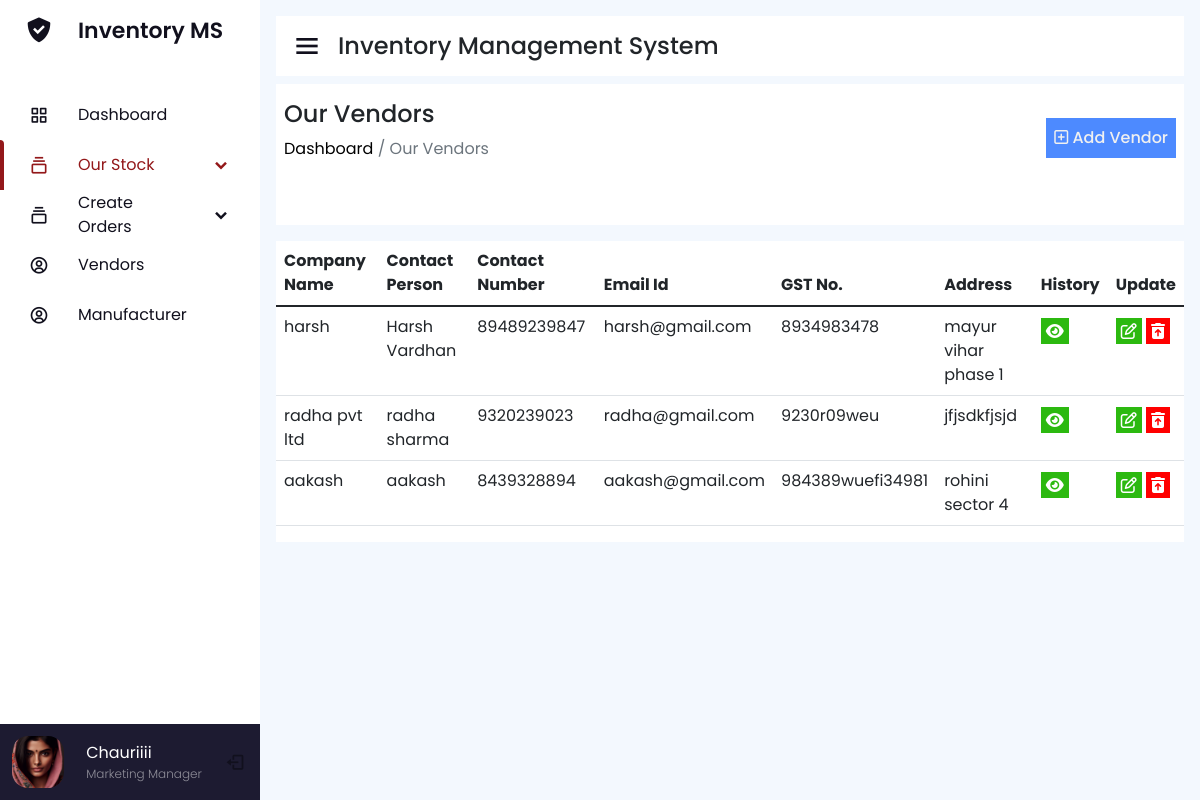
Page /our-vendors/ on the committed database.
### home/models/add_vendor.py (models this page shows, shortened)
class AddVendor(models.Model):
    vendor_name=models.CharField(max_length=254,null=True,blank=True)
    vendor_phone=models.CharField(max_length=30,null=True,blank=True)
    contact_person=models.CharField(max_length=100,null=True,blank=True)
    vendor_email=models.EmailField(max_length=200,null=True,blank=True)
    vendor_gst=models.CharField(max_length=100,null=True,blank=True)
    vendor_address=models.CharField(max_length=300,null=True,blank=True)

### home/views/our_vendors.py (the view)
# urls.py: path('our-vendors/',our_vendors.ourVendors_view),
def ourVendors_view(request):
    all_vendors=add_vendor.AddVendor.objects.all()
    return render(request,"our-vendors.html",{"all_vendors":all_vendors})

### home/templates/our-vendors.html (shortened to what this page needs)
<!DOCTYPE html>
<html lang="en">
<head>
    {% include "header-links.html" %}
</head>
<body>
    {% include "header.html" %}
    <section class="nav-section p-3">
        {% include "section-head.html" %}
        <div class="breadcum">
            <div class="flex">
                <div>
                    <h2>Our Vendors</h2>
                    <p> <a href="/">  Dashboard</a> / Our Vendors</p>
                </div>
                <div class="add-btn p-2">
                    <a href="/add-vendor"><i class="fa-regular fa-square-plus"></i> Add Vendor</a>
                </div>
            </div>
        </div>
        <div class="overflow-auto editable-table" style="background: white;">
            <div class="row">
                <div class="col-md-12">
                    <table class="table large-table">
                        <thead>
                          <tr>
                              <th scope="col">Company Name</th>
                              <th scope="col">Contact Person</th>
                              <th scope="col">Contact Number</th>
                              <th scope="col">Email Id</th>
                              <th scope="col">GST No.</th>
                              <th scope="col">Address</th>
                              <th scope="col">History</th>
                            <th scope="col">Update</th>
                          </tr>
                        </thead>
                        <tbody>
                        {% for vendor in all_vendors %}
                          <tr>
                            <td>{{vendor.vendor_name}}</td>
                            <td>{{vendor.contact_person}}</td>
                            <td>{{vendor.vendor_phone}}</td>
                            <td>{{vendor.vendor_email}}</td>
                            <td>{{vendor.vendor_gst}}</td>
                            <td>{{vendor.vendor_address}}</td>
                            <td><a href="/vendor-history/{{vendor.vendor_name}}" class="edit-invoice-btn"><i class="fa-solid fa-eye"></i></a></td>
                            <td>
                                <a href="/update-vendor/{{vendor.id}}"><i class="fa-regular fa-pen-to-square"></i></a>
                                <a href="/delete-vendor/{{vendor.id}}"><i class="fa-solid fa-trash-can-arrow-up"></i></a>
                            </td>
                          </tr>
                          {% endfor %}
                        </tbody>
                    </table>
                </div>
            </div>
        </div>
    </section>
</body>
</html>

### home/static/assets/css/sidebar.css (style rules this page uses)
* { margin: 0; padding: 0; box-sizing: border-box; font-family: 'Poppins', sans-serif; }
.nav-section { position: relative; background: #f3f8fe; min-height: 100vh; left: 260px; width: calc(100% - 260px); transition: all 0.5s ease; }

### home/static/assets/css/style.css (style rules this page uses)
* { margin: 0; padding: 0; box-sizing: border-box; font-family: "Poppins" , sans-serif; text-decoration: none; }
a { text-decoration: none !important; }
:root { --main-bg : #E4E9F7; --light-white: #f0f0f0; --light-white-p: #6c757d; --color-anchor: #0d6efd; --color-blue: #4d8aff; --color-dark-blue: #004269; --color-blue-light : #00AAA9; --color-orange : orange; --color-green : rgb(44, 185, 16); }
.flex { display: flex; align-items: center; justify-content: space-between; margin-bottom: 2rem; }
.add-btn { background: var(--color-blue); display: inline-block; }
.add-btn a { color: var(--light-white) !important; font-weight: 500; }
table { width: 100%; }
.breadcum { background: white; padding: 1rem 0.5rem; margin-bottom: 1rem; }
.breadcum h2 { font-size: 1.5rem; }
.breadcum p { color: var(--light-white-p); }
.breadcum a { color: black; }
td .fa-trash-can-arrow-up , td .fa-eye , td .fa-pen-to-square { margin-top: 0.2rem; background: red; color: white; padding: 5px; margin-bottom: 1rem; }
td .fa-eye { background: var(--color-green); }
td .fa-pen-to-square { background: var(--color-green); }
.large-table { min-width: 850px; }

### rows in the picture
AddVendor: vendor_name "harsh", contact_person "Harsh Vardhan", vendor_phone "89489239847", vendor_email "harsh@gmail.com", vendor_gst "8934983478", vendor_address "mayur vihar phase 1"
AddVendor: vendor_name "radha pvt ltd", contact_person "radha sharma", vendor_phone "9320239023", vendor_email "radha@gmail.com", vendor_gst "9230r09weu", vendor_address "jfjsdkfjsjd"
AddVendor: vendor_name "aakash", contact_person "aakash", vendor_phone "8439328894", vendor_email "aakash@gmail.com", vendor_gst "984389wuefi34981", vendor_address "rohini sector 4"
